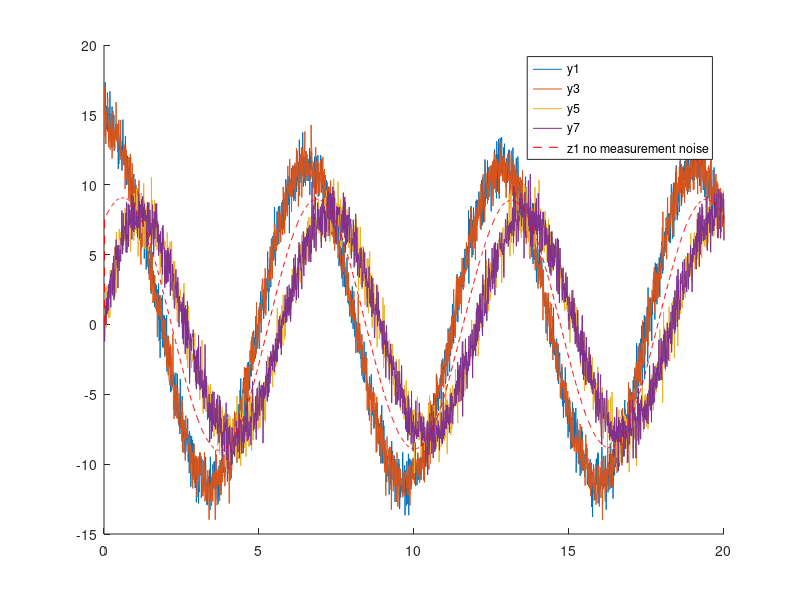
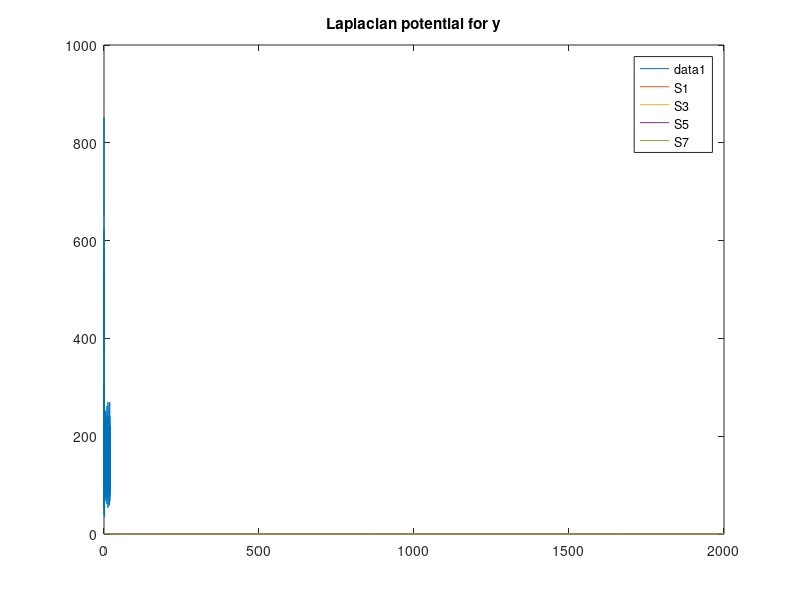
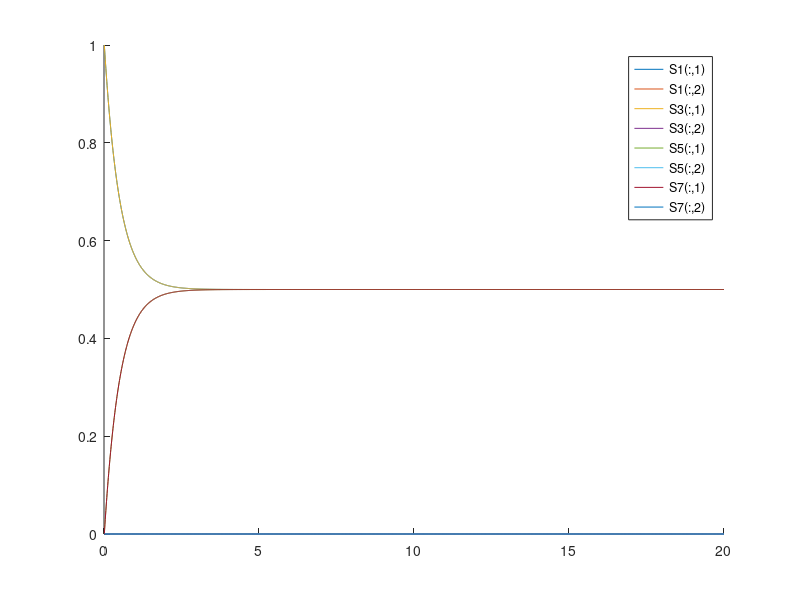
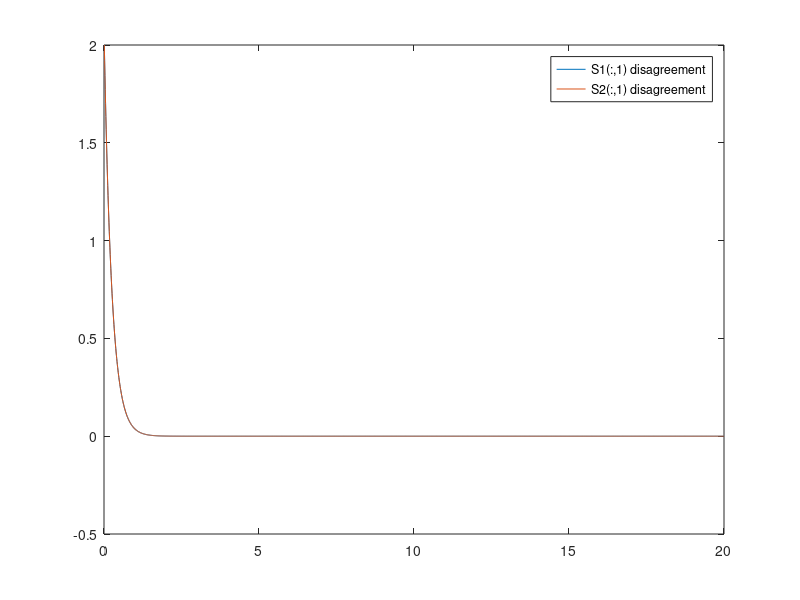

The MATLAB script that drew these images, in order:
%% Initialization

clc;clear;close all;
% state space model--------------------------------------------------------
A = [0 -1 ; 1 0];
n = size (A,2);

H = eye(n);
m = size (A,1);

L = [ 2 -1  0 -1;
     -1  2 -1  0;
      0 -1  2 -1;
     -1  0 -1  2];

N=size(L,1);
beta=1;
L=beta*L;


% Covariance Matrices------------------------------------------------------

Q = diag([1,1]);
Ri=1;
R = diag([Ri,Ri,Ri,Ri,Ri,Ri,Ri,Ri]);     

% Initial Conditions ------------------------------------------------------
dt=0.01; % dt=0.001 is stable for a longer time, dt=0.02 is unstable when t→∞
t_f=20;
steps=round(t_f/dt);
x0 = [15 -10]'; %initial condition
Ad= (eye(n)+dt*A+dt^2/2*A^2+dt^3/6*A^3); % 3rd order discretization 
P_plus0 = [1 0 ;0 1];% initial covariance

% generate noise-----------------------------------------------------------
rng('default')
%rng('shuffle')
% W，n x k_steps
w=chol(Q)* randn(n,steps);
w=w*dt;
% V，n x k_steps
v = chol(R)* randn(n*N,steps);% shift v to right by 1


% Define matrices used to store all  data
% KF ---------------------------------------------------------------------- 
% x, used to store all states, ∈ R^(n x steps)
x = zeros(n,steps);

% % u, used to store inputs, ∈ R^(p x steps)
% u = zeros(p,steps);

% z, used to store measurements, ∈ R^(n x steps)
z = zeros(m,steps);
zh = zeros(m,steps);

% x_hat_plus，used to store posteriori estimates，∈ R^(n x steps)
x_hat_plus = zeros(n,steps);

% x_hat_minus_history，used to store priori estimates，∈ R^(n x steps)
x_hat_minus = zeros(n,steps);

% P_plus, used to store posteriori covariance matrices
P_plus = cell(1,steps); %cell array used to store all P^+

% P_plus, used to store priori covariance matrices
P_minus = cell(1,steps); %cell array used to store all P^-1



% True sates simulation 
x(:,1)=x0;
z(:,1)=H*x0+v(1); % z(1) is z[0]=Hx[0]+v[0]
for k = 2:steps
% state space euqation
   %x(:,k) = A * x(:,k-1) + B*u(:,k-1) +w(:,k-1);
   x(:,k) = Ad * x(:,k-1) + w(:,k-1); 
% measurement
   zh(:,k) = H * x(:,k); 
   z(:,k)= H * x(:,k)+v(1:2,k); 
end

%% Consensus on measurement
q = zeros(4*2,steps);
y = zeros(4*2,steps);
L = 1*L;
L_hat = kron(L,eye(m));

H1=[1 0];
H2=[0 1];

y(:,1)=[15
        0

        15
        0

        0
       -10
        
        0
       -10]';

u=[H1'*Ri^-1*zh(1,:); 
   H1'*Ri^-1*zh(1,:); 
   H2'*Ri^-1*zh(2,:);
   H2'*Ri^-1*zh(2,:)];


for k = 2:steps
% q[k]=q[k-1]+dt*(-L)*(q[k-1]-z[k-1])
   q(:,k) = q(:,k-1)+ dt *(-L_hat)*(q(:,k-1) + (u(:,k-1)+v(:,k-1))  ) ; 
% y[k]=q[k]+z[k]
   y(:,k) = q(:,k) +  (u(:,k)+v(:,k)) ; 
end

% check disagreement-------------------------------------------------------
phi_y = zeros(1, steps); % Initialize phi to store results

for i = 1:steps
    yi = y(:, i);  % Extract the i-th column of y
    phi_y(i) = yi' * L_hat * yi;  % Compute phi for the i-th column
end

% plot---------------------------------------------------------------------
t_axis=(1:steps)*dt;
figure
hold on
plot(t_axis,y(1,:),'DisplayName','y1')  
%plot(y(2,:),'DisplayName','y2') 
plot(t_axis,y(3,:),'DisplayName','y3')
%plot(y(4,:),'DisplayName','y4')
plot(t_axis,y(5,:),'DisplayName','y5')
%plot(y(6,:),'DisplayName','y6')
plot(t_axis,y(7,:),'DisplayName','y7')
%plot(y(8,:),'DisplayName','y8')

plot(t_axis,zh(1,:)/2,'r--','DisplayName','z1 no measurement noise')
%plot(zh(2,:)+30,'r--','DisplayName','z2 no measurement noise')
%plot(zh(2,:),'DisplayName','z2 no measurement noise')
legend 

figure
plot(t_axis,phi_y)
title('Laplacian potential for y')

%% Consensus on covariance (only one col)
X = zeros(4*2,steps);
S = zeros(4*2,steps);
L = 1*L;
L_hat = kron(L,eye(m));

H1=[1 0];
H2=[0 1];

S(:,1)=[1
        0

        1
        0

        0
        1
        
        0
        1]';


Uc=[H1'*Ri^-1*H1; 
   H1'*Ri^-1*H1; 
   H2'*Ri^-1*H2;
   H2'*Ri^-1*H2];
U = Uc(:,1);

for k = 2:steps
% q[k]=q[k-1]+dt*(-L)*(q[k-1]-z[k-1])
  %X(:,k) = X(:,k-1)+ dt *(-L_hat)*(X(:,k-1) + U(:,k-1)  ) ; 
   X(:,k) = X(:,k-1)+ dt *(-L_hat)*(X(:,k-1) + U  ) ; 
% y[k]=q[k]+z[k]
   S(:,k) = X(:,k) + U ; 
end

%plot(z(1,:),'DisplayName','z1')
hold on
plot(S(1,:),'DisplayName','S1')
%plot(y(2,:),'DisplayName','S2')
plot(S(3,:),'DisplayName','S3')
%plot(y(4,:),'DisplayName','S4')
plot(S(5,:),'DisplayName','S5')
%plot(y(6,:),'DisplayName','S6')
plot(S(7,:),'DisplayName','S7')
%plot(y(8,:),'DisplayName','S8')

%plot(zh(1,:),'r--','DisplayName','z1 no measurement noise')
%plot(zh(2,:)+30,'r--','DisplayName','z2 no measurement noise')
%plot(zh(2,:),'DisplayName','z2 no measurement noise')
legend 
%% Consensus on covariance (both cols)
X = cell(1,steps);
S = cell(1,steps);
U = cell(1,steps); % we use cell in this case for convenience
L = 1*L;
L_hat = kron(L,eye(m));

H1=[1 0];
H2=[0 1];

Uc=[H1'*Ri^-1*H1; 
    H1'*Ri^-1*H1; 
    H2'*Ri^-1*H2;
    H2'*Ri^-1*H2];

for i=1:steps
    U{i}=Uc;
end

X{1}=zeros(8,1);
S{1}=Uc;

for k = 2:steps
% q[k]=q[k-1]+dt*(-L)*(q[k-1]-z[k-1])
  X{k} = X{k-1}+ dt *(-L_hat)*(X{k-1} + U{k-1}); 
   %X(:,k) = X(:,k-1)+ dt *(-L_hat)*(X(:,k-1) + U  ) ; 
% y[k]=q[k]+z[k]
   S{k} = X{k} + U{k} ; 
end

S_col_1 =zeros(8,steps);
S_col_2=zeros(8,steps);
% Loop through each cell in S
for i = 1:steps
    % Extract the columns of the matrix in each cell
    S_col_1(:,i) = S{i}(:, 1);
    S_col_2(:,i)=S{i}(:, 2);
end

% check disagreement-------------------------------------------------------
phi_S = zeros(2, steps); % Initialize phi to store results

for i = 1:steps  
    phi_S(1,i) = S_col_1(:,i)' * L_hat * S_col_1(:,i);  
    phi_S(2,i) = S_col_2(:,i)' * L_hat * S_col_2(:,i);  
end



t_axis=(1:steps)*dt;
figure
hold on
plot(t_axis,S_col_1(1,:),'DisplayName','S1(:,1)')
plot(t_axis,S_col_2(1,:),'DisplayName','S1(:,2)')

plot(t_axis,S_col_1(3,:),'DisplayName','S3(:,1)')
plot(t_axis,S_col_2(3,:),'DisplayName','S3(:,2)')

plot(t_axis,S_col_1(5,:),'DisplayName','S5(:,1)')
plot(t_axis,S_col_2(5,:),'DisplayName','S5(:,2)')

plot(t_axis,S_col_1(7,:),'DisplayName','S7(:,1)')
plot(t_axis,S_col_2(7,:),'DisplayName','S7(:,2)')

%plot(zh(1,:),'r--','DisplayName','z1 no measurement noise')
%plot(zh(2,:)+30,'r--','DisplayName','z2 no measurement noise')
%plot(zh(2,:),'DisplayName','z2 no measurement noise')
legend 

figure
plot(t_axis,phi_S(1,:),'DisplayName','S1(:,1) disagreement')
hold on
plot(t_axis,phi_S(2,:),'DisplayName','S2(:,1) disagreement')
legend 
